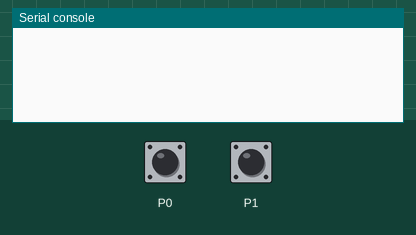
Simulated run of this program. Board: BBC micro:bit running MicroPython. Parts: the last lines printed to the serial console. Inputs (shaded band) come from the test bench. No radio messages arrive unless stated (any console line starting 'radio sent:' is added by the test bench).

Above: at 1.2 s.
1.3 s: touch pin P0 pressed for 0.15 s
At 1.8 s:
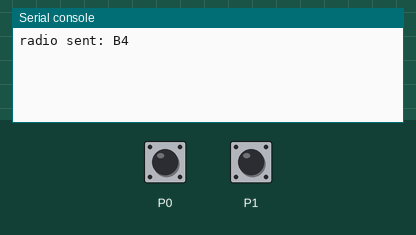
2.9 s: touch pin P1 pressed for 0.15 s
At 4.3 s:
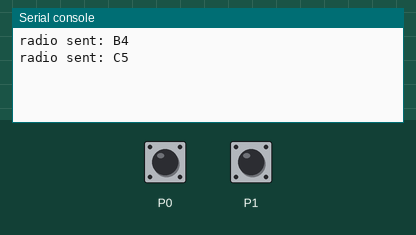

Measured:
- after the input at 1.3 s, the serial console: prints a new line at once (image 1)
- after the input at 2.9 s, the serial console: prints a new line at once (image 2)

The program:

instrument_note_hc.py
```python
from microbit import *
import radio

radio.on()
while True:
    if pin0.is_touched():
        radio.send("B4")
        sleep(500)
    elif pin1.is_touched():
        radio.send("C5")
        sleep(500)
```
